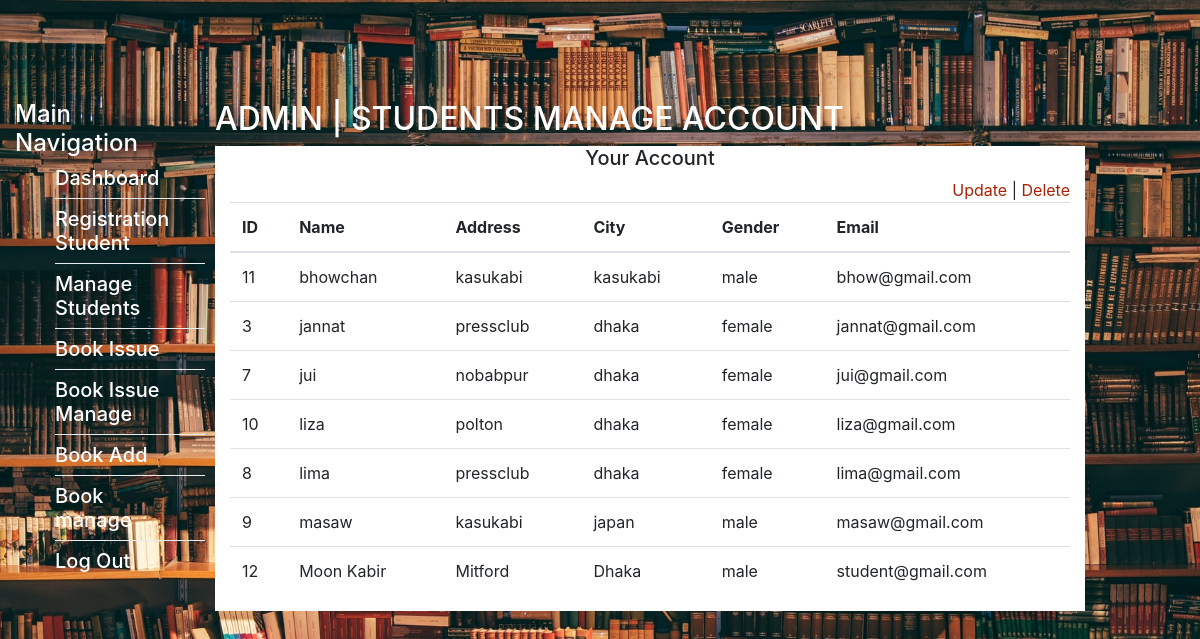
Screenshot of /admin-manage-students.php (signed in) with the database file from the repository.
### tables this page shows
CREATE TABLE `registration` (
  `id` int(11) NOT NULL,
  `full_name` varchar(100) NOT NULL,
  `address` varchar(100) NOT NULL,
  `city` varchar(100) NOT NULL,
  `gender` varchar(100) NOT NULL,
  `email` varchar(100) NOT NULL,
  `password` varchar(255) NOT NULL
);

### inc/admin/manage-students-dashboard.php (the view, shortened to what this page needs)
<div class="container-fluid container-fullw bg-white doctor-specialization">
    <div class="row">
        <div class="col-md-12 doctor-specialization-list">
            <h5 class="text-center">Your Account</h5>
            <div class="text-right">
                <a class="update" href='admin-student-edit-profile.php'>Update</a> | <a class="update" href='admin-student-delete.php'>Delete</a>
            </div>
            <form method="POST">
                <table class="table table-hover" id="sample-table-1">
                    <thead>
                        <tr>
                            <th class="center">ID</th>
                            <th>Name</th>
                            <th>Address</th>
                            <th>City</th>
                            <th>Gender</th>
                            <th>Email</th>
                        </tr>
                    </thead>
                    <tbody>
                    <?php
                        while ($data = mysqli_fetch_assoc($result)) {
                    ?>
                    <tr>
                        <td><?php echo $data['id'];?></td>
                        <td><?php echo $data['full_name'];?></td>
                        <td><?php echo $data['address'];?></td>
                        <td><?php echo $data['city'];?></td>
                        <td><?php echo $data['gender'];?></td>
                        <td><?php echo $data['email'];?></td>
                    </tr>
                    <?php
                        }
                    ?>
                    </tbody>
                </table>
            </form>
        </div>
    </div>
</div>

### assets/css/main.css (style rules this page uses)
a, a:hover { text-decoration: none; color: #AA2205; }
body { background-image: url(../images/bg.jpg); height: 100vh; position: relative; background-size: cover; background-position: center; background-repeat: no-repeat; background-attachment: fixed; }

### rows the page displays
registration: id "11", full_name "bhowchan", address "kasukabi", city "kasukabi", gender "male", email "bhow@gmail.com"
registration: id "3", full_name "jannat", address "pressclub", city "dhaka", gender "female", email "jannat@gmail.com"
registration: id "7", full_name "jui", address "nobabpur", city "dhaka", gender "female", email "jui@gmail.com"
registration: id "10", full_name "liza", address "polton", city "dhaka", gender "female", email "liza@gmail.com"
registration: id "8", full_name "lima", address "pressclub", city "dhaka", gender "female", email "lima@gmail.com"
registration: id "9", full_name "masaw", address "kasukabi", city "japan", gender "male", email "masaw@gmail.com"
registration: id "12", full_name "Moon Kabir", address "Mitford", city "Dhaka", gender "male", email "student@gmail.com"
